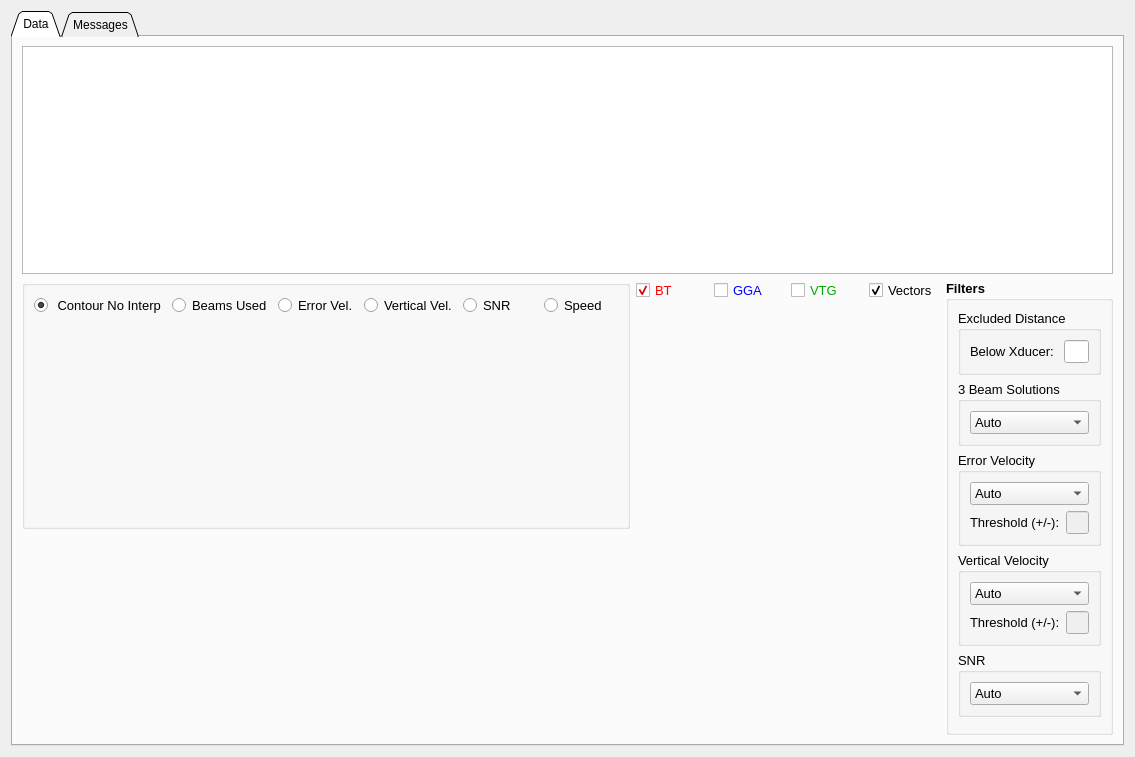
      <widget class="QWidget" name="tab_wt">
       <attribute name="title">
        <string>WT</string>
       </attribute>
       <layout class="QGridLayout" name="gridLayout_38">
        <item row="0" column="0">
         <widget class="QTabWidget" name="tab_wt_2">
          <property name="tabShape">
           <enum>QTabWidget::Triangular</enum>
          </property>
          <property name="currentIndex">
           <number>0</number>
          </property>
          <widget class="QWidget" name="tab_wt_2_data">
           <attribute name="title">
            <string>Data</string>
           </attribute>
           <layout class="QGridLayout" name="gridLayout_37">
            <item row="0" column="0">
             <layout class="QVBoxLayout" name="verticalLayout_48" stretch="2,4">
              <item>
               <widget class="QTableWidget" name="table_wt">
                <property name="font">
                 <font>
                  <pointsize>10</pointsize>
                 </font>
                </property>
               </widget>
              </item>
              <item>
               <layout class="QHBoxLayout" name="horizontalLayout_42" stretch="6,3,1">
                <item>
                 <layout class="QVBoxLayout" name="verticalLayout_49" stretch="5,4">
                  <item>
                   <widget class="QGroupBox" name="gb_wt_radio">
                    <property name="title">
                     <string/>
                    </property>
                    <layout class="QVBoxLayout" name="verticalLayout_50" stretch="1,4">
                     <item>
                      <layout class="QHBoxLayout" name="horizontalLayout_43">
                       <item>
                        <widget class="QRadioButton" name="rb_wt_contour">
                         <property name="font">
                          <font>
                           <pointsize>10</pointsize>
                          </font>
                         </property>
                         <property name="text">
                          <string> Contour No Interp</string>
                         </property>
                         <property name="checked">
                          <bool>true</bool>
                         </property>
                        </widget>
                       </item>
                       <item>
                        <widget class="QRadioButton" name="rb_wt_beam">
                         <property name="font">
                          <font>
                           <pointsize>10</pointsize>
                          </font>
                         </property>
                         <property name="text">
                          <string>Beams Used</string>
                         </property>
                         <property name="checked">
                          <bool>false</bool>
                         </property>
                        </widget>
                       </item>
                       <item>
                        <widget class="QRadioButton" name="rb_wt_error">
                         <property name="font">
                          <font>
                           <pointsize>10</pointsize>
                          </font>
                         </property>
                         <property name="text">
                          <string>Error Vel.</string>
                         </property>
                        </widget>
                       </item>
                       <item>
                        <widget class="QRadioButton" name="rb_wt_vert">
                         <property name="font">
                          <font>
                           <pointsize>10</pointsize>
                          </font>
                         </property>
                         <property name="text">
                          <string>Vertical Vel.</string>
                         </property>
                        </widget>
                       </item>
                       <item>
                        <widget class="QRadioButton" name="rb_wt_snr">
                         <property name="font">
                          <font>
                           <pointsize>10</pointsize>
                          </font>
                         </property>
                         <property name="text">
                          <string>SNR</string>
                         </property>
                        </widget>
                       </item>
                       <item>
                        <widget class="QRadioButton" name="rb_wt_speed">
                         <property name="font">
                          <font>
                           <pointsize>10</pointsize>
                          </font>
                         </property>
                         <property name="text">
                          <string>Speed</string>
                         </property>
                        </widget>
                       </item>
                      </layout>
                     </item>
                     <item>
                      <widget class="QWidget" name="graph_wt_top" native="true"/>
                     </item>
                    </layout>
                   </widget>
                  </item>
                  <item>
                   <widget class="QWidget" name="graph_wt_bottom" native="true"/>
                  </item>
                 </layout>
                </item>
                <item>
                 <layout class="QVBoxLayout" name="verticalLayout_51" stretch="1,8">
                  <item>
                   <layout class="QHBoxLayout" name="horizontalLayout_44">
                    <item>
                     <widget class="QCheckBox" name="cb_wt_bt">
                      <property name="palette">
                       <palette>
                        <active>
                         <colorrole role="WindowText">
                          <brush brushstyle="SolidPattern">
                           <color alpha="255">
                            <red>255</red>
                            <green>0</green>
                            <blue>0</blue>
                           </color>
                          </brush>
                         </colorrole>
                         <colorrole role="Text">
                          <brush brushstyle="SolidPattern">
                           <color alpha="255">
                            <red>255</red>
                            <green>0</green>
                            <blue>0</blue>
                           </color>
                          </brush>
                         </colorrole>
                        </active>
                        <inactive>
                         <colorrole role="WindowText">
                          <brush brushstyle="SolidPattern">
                           <color alpha="255">
                            <red>255</red>
                            <green>0</green>
                            <blue>0</blue>
                           </color>
                          </brush>
                         </colorrole>
                         <colorrole role="Text">
                          <brush brushstyle="SolidPattern">
                           <color alpha="255">
                            <red>255</red>
                            <green>0</green>
                            <blue>0</blue>
                           </color>
                          </brush>
                         </colorrole>
                        </inactive>
                        <disabled>
                         <colorrole role="WindowText">
                          <brush brushstyle="SolidPattern">
                           <color alpha="255">
                            <red>120</red>
                            <green>120</green>
                            <blue>120</blue>
                           </color>
                          </brush>
                         </colorrole>
                         <colorrole role="Text">
                          <brush brushstyle="SolidPattern">
                           <color alpha="255">
                            <red>120</red>
                            <green>120</green>
                            <blue>120</blue>
                           </color>
                          </brush>
                         </colorrole>
                        </disabled>
                       </palette>
                      </property>
                      <property name="font">
                       <font>
                        <pointsize>10</pointsize>
                       </font>
                      </property>
                      <property name="text">
                       <string>BT</string>
                      </property>
                      <property name="checked">
                       <bool>true</bool>
                      </property>
                     </widget>
                    </item>
                    <item>
                     <widget class="QCheckBox" name="cb_wt_gga">
                      <property name="palette">
                       <palette>
                        <active>
                         <colorrole role="WindowText">
                          <brush brushstyle="SolidPattern">
                           <color alpha="255">
                            <red>0</red>
                            <green>0</green>
                            <blue>255</blue>
                           </color>
                          </brush>
                         </colorrole>
                        </active>
                        <inactive>
                         <colorrole role="WindowText">
                          <brush brushstyle="SolidPattern">
                           <color alpha="255">
                            <red>0</red>
                            <green>0</green>
                            <blue>255</blue>
                           </color>
                          </brush>
                         </colorrole>
                        </inactive>
                        <disabled>
                         <colorrole role="WindowText">
                          <brush brushstyle="SolidPattern">
                           <color alpha="255">
                            <red>120</red>
                            <green>120</green>
                            <blue>120</blue>
                           </color>
                          </brush>
                         </colorrole>
                        </disabled>
                       </palette>
                      </property>
                      <property name="font">
                       <font>
                        <pointsize>10</pointsize>
                       </font>
                      </property>
                      <property name="text">
                       <string>GGA</string>
                      </property>
                     </widget>
                    </item>
                    <item>
                     <widget class="QCheckBox" name="cb_wt_vtg">
                      <property name="palette">
                       <palette>
                        <active>
                         <colorrole role="WindowText">
                          <brush brushstyle="SolidPattern">
                           <color alpha="255">
                            <red>0</red>
                            <green>170</green>
                            <blue>0</blue>
                           </color>
                          </brush>
                         </colorrole>
                        </active>
                        <inactive>
                         <colorrole role="WindowText">
                          <brush brushstyle="SolidPattern">
                           <color alpha="255">
                            <red>0</red>
                            <green>170</green>
                            <blue>0</blue>
                           </color>
                          </brush>
                         </colorrole>
                        </inactive>
                        <disabled>
                         <colorrole role="WindowText">
                          <brush brushstyle="SolidPattern">
                           <color alpha="255">
                            <red>120</red>
                            <green>120</green>
                            <blue>120</blue>
                           </color>
                          </brush>
                         </colorrole>
                        </disabled>
                       </palette>
                      </property>
                      <property name="font">
                       <font>
                        <pointsize>10</pointsize>
                       </font>
                      </property>
                      <property name="text">
                       <string>VTG</string>
                      </property>
                     </widget>
                    </item>
                    <item>
                     <widget class="QCheckBox" name="cb_wt_vectors">
                      <property name="font">
                       <font>
                        <pointsize>10</pointsize>
                       </font>
                      </property>
                      <property name="text">
                       <string>Vectors</string>
                      </property>
                      <property name="checked">
                       <bool>true</bool>
                      </property>
                     </widget>
                    </item>
                   </layout>
                  </item>
                  <item>
                   <widget class="QWidget" name="graph_wt_st" native="true"/>
                  </item>
                 </layout>
                </item>
                <item>
                 <widget class="QGroupBox" name="gb_wt_filters">
                  <property name="font">
                   <font>
                    <pointsize>10</pointsize>
                    <weight>75</weight>
                    <bold>true</bold>
                   </font>
                  </property>
                  <property name="title">
                   <string>Filters</string>
                  </property>
                  <layout class="QVBoxLayout" name="verticalLayout_52" stretch="0,0,0,0,0,0">
                   <item>
                    <widget class="QGroupBox" name="gb_wt_excluded">
                     <property name="font">
                      <font>
                       <pointsize>10</pointsize>
                       <weight>50</weight>
                       <bold>false</bold>
                      </font>
                     </property>
                     <property name="title">
                      <string>Excluded Distance</string>
                     </property>
                     <layout class="QVBoxLayout" name="verticalLayout_56">
                      <item>
                       <layout class="QHBoxLayout" name="horizontalLayout_51" stretch="2,0">
                        <item>
                         <widget class="QLabel" name="txt_wt_excluded">
                          <property name="maximumSize">
                           <size>
                            <width>16777215</width>
                            <height>20</height>
                           </size>
                          </property>
                          <property name="font">
                           <font>
                            <pointsize>10</pointsize>
                            <weight>50</weight>
                            <bold>false</bold>
                           </font>
                          </property>
                          <property name="text">
                           <string>Below Xducer: </string>
                          </property>
                          <property name="alignment">
                           <set>Qt::AlignLeading|Qt::AlignLeft|Qt::AlignVCenter</set>
                          </property>
                         </widget>
                        </item>
                        <item>
                         <widget class="QLineEdit" name="ed_wt_excluded_dist">
                          <property name="enabled">
                           <bool>true</bool>
                          </property>
                         </widget>
                        </item>
                       </layout>
                      </item>
                     </layout>
                    </widget>
                   </item>
                   <item>
                    <widget class="QGroupBox" name="gb_wt_3beam">
                     <property name="font">
                      <font>
                       <pointsize>10</pointsize>
                       <weight>50</weight>
                       <bold>false</bold>
                      </font>
                     </property>
                     <property name="title">
                      <string>3 Beam Solutions</string>
                     </property>
                     <layout class="QVBoxLayout" name="verticalLayout_53">
                      <item>
                       <widget class="QComboBox" name="combo_wt_3beam">
                        <item>
                         <property name="text">
                          <string>Auto</string>
                         </property>
                        </item>
                        <item>
                         <property name="text">
                          <string>Allow</string>
                         </property>
                        </item>
                        <item>
                         <property name="text">
                          <string>4-Beam Only</string>
                         </property>
                        </item>
                       </widget>
                      </item>
                     </layout>
                    </widget>
                   </item>
                   <item>
                    <widget class="QGroupBox" name="gb_wt_error_velocity">
                     <property name="font">
                      <font>
                       <pointsize>10</pointsize>
                       <weight>50</weight>
                       <bold>false</bold>
                      </font>
                     </property>
                     <property name="title">
                      <string>Error Velocity</string>
                     </property>
                     <layout class="QVBoxLayout" name="verticalLayout_54">
                      <item>
                       <widget class="QComboBox" name="combo_wt_error_velocity">
                        <item>
                         <property name="text">
                          <string>Auto</string>
                         </property>
                        </item>
                        <item>
                         <property name="text">
                          <string>Manual</string>
                         </property>
                        </item>
                        <item>
                         <property name="text">
                          <string>Off</string>
                         </property>
                        </item>
                       </widget>
                      </item>
                      <item>
                       <layout class="QHBoxLayout" name="horizontalLayout_45" stretch="2,0">
                        <item>
                         <widget class="QLabel" name="txt_wt_error_velocity">
                          <property name="maximumSize">
                           <size>
                            <width>16777215</width>
                            <height>20</height>
                           </size>
                          </property>
                          <property name="font">
                           <font>
                            <pointsize>10</pointsize>
                            <weight>50</weight>
                            <bold>false</bold>
                           </font>
                          </property>
                          <property name="text">
                           <string>Threshold (+/-):</string>
                          </property>
                          <property name="alignment">
                           <set>Qt::AlignLeading|Qt::AlignLeft|Qt::AlignVCenter</set>
                          </property>
                         </widget>
                        </item>
                        <item>
                         <widget class="QLineEdit" name="ed_wt_error_vel_threshold">
                          <property name="enabled">
                           <bool>false</bool>
                          </property>
                         </widget>
                        </item>
                       </layout>
                      </item>
                     </layout>
                    </widget>
                   </item>
                   <item>
                    <widget class="QGroupBox" name="gb_wt_vertical_velocity">
                     <property name="font">
                      <font>
                       <pointsize>10</pointsize>
                       <weight>50</weight>
                       <bold>false</bold>
                      </font>
                     </property>
                     <property name="title">
                      <string>Vertical Velocity</string>
                     </property>
                     <layout class="QVBoxLayout" name="verticalLayout_55">
                      <item>
                       <widget class="QComboBox" name="combo_wt_vert_velocity">
                        <item>
                         <property name="text">
                          <string>Auto</string>
                         </property>
                        </item>
                        <item>
                         <property name="text">
                          <string>Manual</string>
                         </property>
                        </item>
                        <item>
                         <property name="text">
                          <string>Off</string>
                         </property>
                        </item>
                       </widget>
                      </item>
                      <item>
                       <layout class="QHBoxLayout" name="horizontalLayout_50" stretch="2,0">
                        <item>
                         <widget class="QLabel" name="txt_wt_vert_velocity">
                          <property name="maximumSize">
                           <size>
                            <width>16777215</width>
                            <height>20</height>
                           </size>
                          </property>
                          <property name="font">
                           <font>
                            <pointsize>10</pointsize>
                            <weight>50</weight>
                            <bold>false</bold>
                           </font>
                          </property>
                          <property name="text">
                           <string>Threshold (+/-):</string>
                          </property>
                          <property name="alignment">
                           <set>Qt::AlignLeading|Qt::AlignLeft|Qt::AlignVCenter</set>
                          </property>
                         </widget>
                        </item>
                        <item>
                         <widget class="QLineEdit" name="ed_wt_vert_vel_threshold">
                          <property name="enabled">
                           <bool>false</bool>
                          </property>
                         </widget>
                        </item>
                       </layout>
                      </item>
                     </layout>
                    </widget>
                   </item>
                   <item>
                    <widget class="QGroupBox" name="gb_snr">
                     <property name="font">
                      <font>
                       <pointsize>10</pointsize>
                       <weight>50</weight>
                       <bold>false</bold>
                      </font>
                     </property>
                     <property name="title">
                      <string>SNR</string>
                     </property>
                     <layout class="QVBoxLayout" name="verticalLayout_59">
                      <item>
                       <widget class="QComboBox" name="combo_wt_snr">
                        <item>
                         <property name="text">
                          <string>Auto</string>
                         </property>
                        </item>
                        <item>
                         <property name="text">
                          <string>Off</string>
                         </property>
                        </item>
                       </widget>
                      </item>
                     </layout>
                    </widget>
                   </item>
                   <item>
                    <spacer name="verticalSpacer_6">
                     <property name="orientation">
                      <enum>Qt::Vertical</enum>
                     </property>
                     <property name="sizeHint" stdset="0">
                      <size>
                       <width>20</width>
                       <height>40</height>
                      </size>
                     </property>
                    </spacer>
                   </item>
                  </layout>
                 </widget>
                </item>
               </layout>
              </item>
             </layout>
            </item>
           </layout>
          </widget>
          <widget class="QWidget" name="tab_wt_2_messages">
           <attribute name="title">
            <string>Messages</string>
           </attribute>
           <layout class="QGridLayout" name="gridLayout_39">
            <item row="0" column="0">
             <widget class="QGroupBox" name="box_wt_messages">
              <property name="font">
               <font>
                <pointsize>12</pointsize>
                <weight>75</weight>
                <bold>true</bold>
               </font>
              </property>
              <property name="title">
               <string>Quality Check Messages</string>
              </property>
              <layout class="QHBoxLayout" name="horizontalLayout_53">
               <item>
                <widget class="QPlainTextEdit" name="display_wt_messages">
                 <property name="font">
                  <font>
                   <pointsize>12</pointsize>
                   <weight>50</weight>
                   <bold>false</bold>
                  </font>
                 </property>
                 <property name="readOnly">
                  <bool>true</bool>
                 </property>
                </widget>
               </item>
              </layout>
             </widget>
            </item>
            <item row="1" column="0">
             <widget class="QGroupBox" name="box_wt_comments">
              <property name="font">
               <font>
                <pointsize>12</pointsize>
                <weight>75</weight>
                <bold>true</bold>
               </font>
              </property>
              <property name="title">
               <string>Comments</string>
              </property>
              <layout class="QHBoxLayout" name="horizontalLayout_52">
               <item>
                <widget class="QPlainTextEdit" name="display_wt_comments">
                 <property name="font">
                  <font>
                   <pointsize>12</pointsize>
                   <weight>50</weight>
                   <bold>false</bold>
                  </font>
                 </property>
                 <property name="readOnly">
                  <bool>true</bool>
                 </property>
                </widget>
               </item>
              </layout>
             </widget>
            </item>
           </layout>
          </widget>
         </widget>
        </item>
       </layout>
      </widget>
